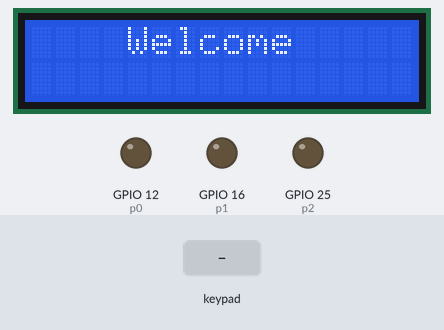
The program below on a simulated Raspberry Pi (BCM pin numbers). Shown: 16×2 character LCD, output pins drawn as LEDs (lit = HIGH). Inputs (shaded band) come from the test bench. No MQTT or app messages arrive unless stated; pins used as bus, display or sensor lines are not drawn; what the program prints to the terminal is not drawn.

Above: at 3.4 s.
3.5 s: keypad keys 1 2 # pressed 0.4 s apart
At 4.9 s:
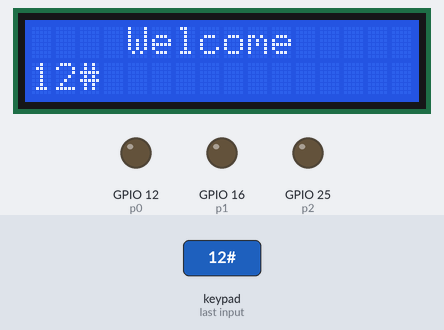
6.2 s: key 'A' pressed
At 7.4 s:
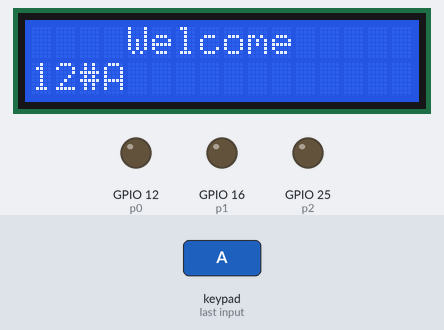
7.7 s: key 'B' pressed
At 8.7 s:
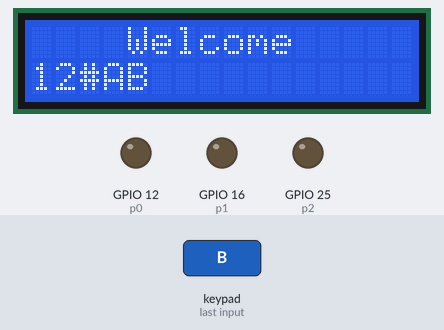
9.2 s: keypad keys 1 2 * pressed 0.4 s apart
At 10.4 s:
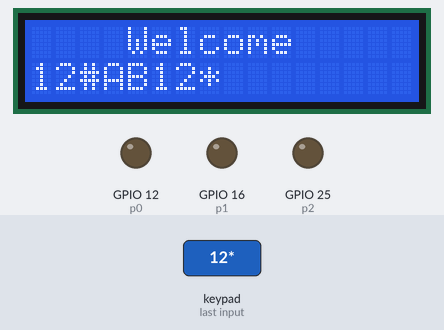
11.9 s: key 'D' pressed
At 13.1 s:
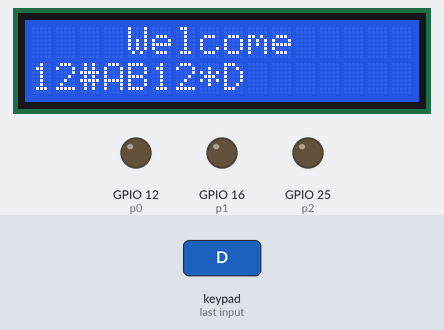
13.4 s: keypad keys 1 2 D pressed 0.4 s apart
At 14.8 s:
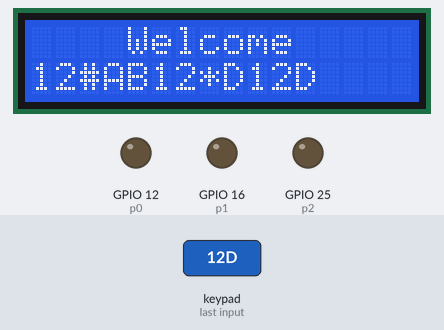
Timing chart, 0 to 16.4 s (numbered marks = the images above; inputs shaded):
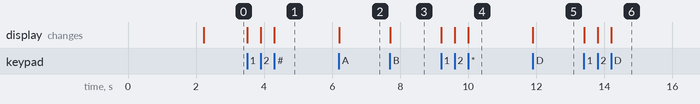

The program:

otpbox.py
```python
# -*- coding: utf-8 -*-

import RPi.GPIO as GPIO
import time
from pad4pi import rpi_gpio
import paho.mqtt.client as mqtt
import json

def on_connect(client, userdata, flags, rc):
    if rc == 0:
        print("connected OK")
        client.subscribe("otpbox", 1)
        client.subscribe("otpbox_android", 1)
    else:
        print("Bad connection Returned code=", rc)


def on_disconnect(client, userdata, flags, rc=0):
    print(str(rc))


def on_subscribe(client, userdata, mid, granted_qos):
    if mid == 1:
        print ("Start subscribe : otpbox")
    elif mid == 2:
        print ("Start subscribe : otpbox_android")


def on_message(client, userdata, msg):
    topic = msg.topic
    global box1_pw, box1_val, box2_pw, box2_val, box3_pw, box3_val
    # 서버에서받은메시지
    if (topic == "otpbox"):
        print ("Subscribe from server")
        # 박스선택 알고리즘
        if (box1_val == "unusable" and box2_val == "unusable" and box3_val == "unusable"):
            print ("All box unusable")
        else:
            global sub_pw
            # JSON 데이터 추출
            data = msg.payload
            json_data = json.loads(data)
            sub_pw = str(json_data['password'])
            add = str(json_data['address'])

            if (box1_val == "usable"):
                print ("Box1, Change password :", sub_pw, "address :", add)
                box1_pw = sub_pw
                temp = 1
                box1_val = "unusable"
            elif (box2_val == "usable"):
                print ("Box2, Change password :", sub_pw, "address :", add)
                box2_pw = sub_pw
                temp = 2
                box2_val = "unusable"
            elif (box3_val == "usable"):
                print ("Box3, Change password :", sub_pw, "address :", add)
                box3_pw = sub_pw
                temp = 3
                box3_val = "unusable"
            else:
                print ("Error : select box")
                temp = 4

            if (temp != 4):
                dataJson = {"password": sub_pw, "address": add, "boxnumber": str(temp)}
                parseJson = json.dumps(dataJson)
                client.publish("otpbox_rasp", parseJson, 1)

    # 안드로이드에서받은메시지
    elif (topic == "otpbox_android"):
        print ("message from android")


# 새로운 클라이언트 생성
client = mqtt.Client()
# 콜백 함수 설정 on_connect(브로커에 접속), on_disconnect(브로커에 접속중료), on_subscribe(topic 구독),
# on_message(발행된 메세지가 들어왔을 때)
client.on_connect = on_connect
client.on_disconnect = on_disconnect
client.on_subscribe = on_subscribe
client.on_message = on_message
# 집ip , port: 1883 에 연결
client.connect("211.197.225.191", 1883)
# common topic 으로 메세지 발행

for i in range(0, 5):
    client.loop()

# 비동기식 loop
client.loop_start()

#전역변수 선언
#수신한 otp저장
sub_pw = None

#보관함1~3의 비밀번호
box1_pw = None
box2_pw = None
box3_pw = None

#보관함1~3의 상태
box1_val = "usable"
box2_val = "usable"
box3_val = "usable"

#서보모터 초기화 부분
GPIO.setmode(GPIO.BCM)

GPIO.setup(12, GPIO.OUT)
GPIO.setup(16, GPIO.OUT)
GPIO.setup(25, GPIO.OUT)
p0 = GPIO.PWM(12, 50)       #1번 박스 서보모터 핀
p1 = GPIO.PWM(16, 50)
p2 = GPIO.PWM(25, 50)

p0.start(0)
p1.start(0)
p2.start(0)

#키패드 모듈 초기화부분
press=''            #입력 비밀번호 초기화
count=0             #입력 비밀번호 수

#키패드 모듈 매핑
KEYPAD = [
    ["1", "2", "3", "A"],
    ["4", "5", "6", "B"],
    ["7", "8", "9", "C"],
    ["*", "0", "#", "D"]
]

#핀 넘버링
COL_PINS = [17, 15, 14, 4]
ROW_PINS = [24,22,27,18]

#GPIO 매핑
factory = rpi_gpio.KeypadFactory()
keypad = factory.create_keypad(keypad=KEYPAD, row_pins=ROW_PINS, col_pins=COL_PINS)


def printKey(key):                      #키패드 입력시 실행함수
    lcd_byte(ord(key),LCD_CHR)          #1602 LCD 하단 수 출력
    global press                        #입력 비밀번호
    global count                        #입력 비밀번호 수

    if key=='#':                        # '#'은 비밀번호 입력 완료시
        if box1_pw==press:              # 1번 박스 비밀번호부터 비교
            open_box1()
        elif box2_pw==press:
            open_box2()
        elif box3_pw==press:
            open_box3()
        else:
            fail()                      #모든 박스 비밀먼호와 다를시 fail
        press=''                        #초기화
        count=0
    elif key=='*':                      # '*'입력시 초기화
        press=''
        print(str(key))
        count=0
    else:                               #수 입력
        count+=1
        press=press+str(key)
        print(press)


def open_box1():                            #문 개방
    global box1_val
    global p0                           #GPIO 1번 박스 포트
    print("Box number 1 opened")
    p0.ChangeDutyCycle(7.5)             #개방
    box1_val = "unusable"                 #1번 박스 상태 사용중으로 변경

def open_box2():
    global box2_val
    global p1
    print("Box number 2 opened")
    p1.ChangeDutyCycle(7.5)
    box2_val = "unusable"

def open_box3():
    global box3_val
    global p2
    print("Box number 3 opened")
    p2.ChangeDutyCycle(7.5)
    box3_val = "unusable"


def fail():                             #실패
    print("Password incorrect")
#******************************************#

# 키패드 버튼을 누를때마다 printKey함수 호출
keypad.registerKeyPressHandler(printKey)


#LCD 드라이버
# Define GPIO to LCD mapping
LCD_RS = 21
LCD_E  = 20
LCD_D4 = 26
LCD_D5 = 19
LCD_D6 = 13
LCD_D7 = 6


# Define LCD parameters
LCD_WIDTH = 16    # Maximum characters per line
LCD_CHR = True
LCD_CMD = False

LCD_LINE_1 = 0x80 # LCD RAM address for the 1st line
LCD_LINE_2 = 0xC0 # LCD RAM address for the 2nd line

# Timing constants
E_PULSE = 0.0005
E_DELAY = 0.0005


#******************************************#
def main():
  # Main program block
  global pm
  global system_sts


  GPIO.setwarnings(False)
  #GPIO.setmode(GPIO.BCM)       # Use BCM GPIO numbers
  GPIO.setup(LCD_E, GPIO.OUT)  # E
  GPIO.setup(LCD_RS, GPIO.OUT) # RS
  GPIO.setup(LCD_D4, GPIO.OUT) # DB4
  GPIO.setup(LCD_D5, GPIO.OUT) # DB5
  GPIO.setup(LCD_D6, GPIO.OUT) # DB6
  GPIO.setup(LCD_D7, GPIO.OUT) # DB7


  # Initialise display
  lcd_init()
  lcd_byte(0x01, LCD_CMD)
  lcd_string("    Welcome",LCD_LINE_1)
  print("    Welcome")
  lcd_byte(0xC0, LCD_CMD)
  while True:
      time.sleep(1)


#******************************************#
def lcd_init():
  # Initialise display
  lcd_byte(0x33,LCD_CMD) # 110011 Initialise
  lcd_byte(0x32,LCD_CMD) # 110010 Initialise
  lcd_byte(0x06,LCD_CMD) # 000110 Cursor move direction
  lcd_byte(0x0C,LCD_CMD) # 001100 Display On,Cursor Off, Blink Off
  lcd_byte(0x28,LCD_CMD) # 101000 Data length, number of lines, font size
  lcd_byte(0x01,LCD_CMD) # 000001 Clear display
  time.sleep(E_DELAY)

#******************************************#
def lcd_byte(bits, mode):
  # Send byte to data pins
  # bits = data
  # mode = True  for character
  #        False for command

  GPIO.output(LCD_RS, mode) # RS

  # High bits
  GPIO.output(LCD_D4, False)
  GPIO.output(LCD_D5, False)
  GPIO.output(LCD_D6, False)
  GPIO.output(LCD_D7, False)
  if bits&0x10==0x10:
    GPIO.output(LCD_D4, True)
  if bits&0x20==0x20:
    GPIO.output(LCD_D5, True)
  if bits&0x40==0x40:
    GPIO.output(LCD_D6, True)
  if bits&0x80==0x80:
    GPIO.output(LCD_D7, True)

  # Toggle 'Enable' pin
  lcd_toggle_enable()

  # Low bits
  GPIO.output(LCD_D4, False)
  GPIO.output(LCD_D5, False)
  GPIO.output(LCD_D6, False)
  GPIO.output(LCD_D7, False)
  if bits&0x01==0x01:
    GPIO.output(LCD_D4, True)
  if bits&0x02==0x02:
    GPIO.output(LCD_D5, True)
  if bits&0x04==0x04:
    GPIO.output(LCD_D6, True)
  if bits&0x08==0x08:
    GPIO.output(LCD_D7, True)

  # Toggle 'Enable' pin
  lcd_toggle_enable()

#******************************************#
def lcd_toggle_enable():
  # Toggle enable
  time.sleep(E_DELAY)
  GPIO.output(LCD_E, True)
  time.sleep(E_PULSE)
  GPIO.output(LCD_E, False)
  time.sleep(E_DELAY)

#***************************************#


def lcd_string(message,line):
  # Send string to display

  message = message.ljust(LCD_WIDTH," ")

  lcd_byte(line, LCD_CMD)

  for i in range(LCD_WIDTH):
    lcd_byte(ord(message[i]),LCD_CHR)


#******************************************#


if __name__ == '__main__':

  try:
    main()
  except KeyboardInterrupt:
    pass
  finally:
    lcd_byte(0x01, LCD_CMD)
    lcd_string("Goodbye!",LCD_LINE_1)
    print("Goodbye!")
    GPIO.cleanup()
```

Measured:
- after the input at 3.5 s, the display: first changes at once (image 1 shows a later state)
- after the input at 6.2 s, the display: changes at once (image 2)
- after the input at 7.7 s, the display: changes at once (image 3)
- after the input at 9.2 s, the display: first changes at once (image 4 shows a later state)
- after the input at 11.9 s, the display: changes at once (image 5)
- after the input at 13.4 s, the display: first changes at once (image 6 shows a later state)
